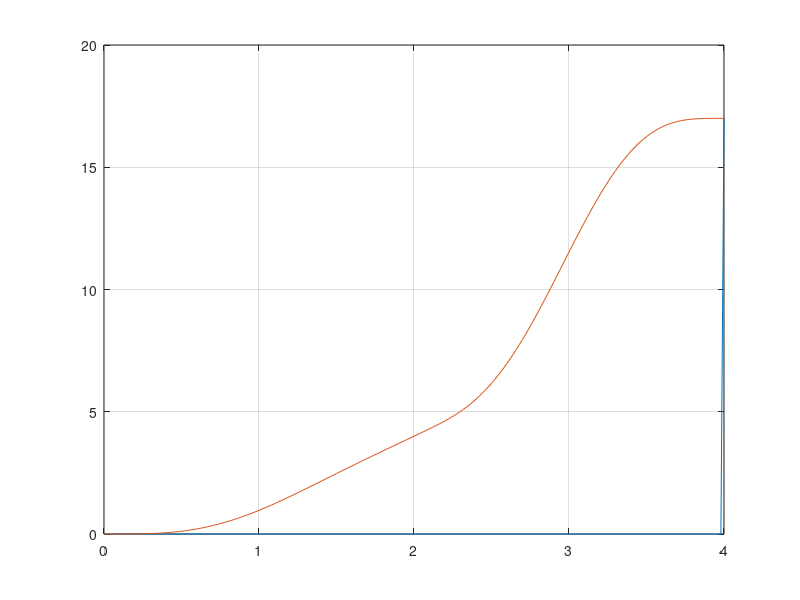

The MATLAB source for this figure:
clear all;

%% set parameters here
    t0 = 0;
    T = 2;   % segment duration
    kr = 4; % derivative order
    frame = 100;    % number of frames
    num_st = 4; % number of constrained states
    
    % derivative constraint
    % [x0;xt;vx0;vxt;ax0;axt;w0;wt];
%     segments0 = [0 4 0 0 0 0 0 0 
%                 4 11 0 0 0 0 0 0 
%                 11 17 0 0 0 0 0 0
%                 ];
            
    % [states_start states_end]
    segments0 = [0 0 0 0 4 3 0 0;
                  4 3 0 0 17 0 0 0];
            
    num_seg = size(segments0,1);
    dim = size(segments0,2)/(num_st*2);
    ts = t0:T:T*num_seg;

%%  matrix initial

    % induced params
    N = 2*kr -1;
    path = zeros(frame*num_seg+1,4);

    % Q
    Q0 = zeros(N+1,N+1);
    Ad0 = zeros((num_st*2)*num_seg*dim,(N+1)*num_seg);   % mellinger method
    Ad1 = zeros((num_st*2)*num_seg*dim,(N+1)*num_seg);    % unconstarined QP method
    f = zeros((N+1)*num_seg,1);
    poly0 = zeros(num_seg*(N+1),1);
    %poly = zeros(frame*num_seg+1,dim+1);

    for i=kr+1:N+1
        for j = kr+1:N+1
            Q0(i,j) = ((i-1)*(i-2)*(i-3)*(i-4)*(j-1)*(j-2)*(j-3)*(j-4)/(i+j-9))*T^(i+j-9);
        end
    end
    
    %% mellinger method
    Ad1 = Ad0;
    Q1 = kron(eye(num_seg),Q0);
    poly1 = poly0;
    segments1 = zeros(1,num_st*2*dim*num_seg);
    path1 = zeros(frame*num_seg+1,2);

    for is = 1:num_seg
        for k=0:3
            for i=k:N
                Ad1(1+k +(is-1)*2*kr,i+1+(is-1)*(N+1)) = (factorial(i)/factorial(i-k))*ts(is)^(i-k);    % start states
                Ad1(1+k +(is-0.5)*2*kr,i+1+(is-1)*(N+1)) = (factorial(i)/factorial(i-k))*ts(is+1)^(i-k);    % end states
            end
        end
                segments1(1,(N+1)*(is-1)+1:(N+1)*is) = segments0(is,1:end);  % just for x now

    end
    
%     for ip = 1:num_seg
%     end
    poly1 = quadprog(Q1,f,[],[],Ad1,segments1');
    
    
    for is = 1:num_seg
        for index=1+(is-1)*frame:frame+(is-1)*frame
            t = ts(is) +(index-1-(is-1)*frame)*T/frame;
            for i=0:N   % x path
                path1(index,1) = t;
                path1(index,2) = poly1(i+1+(is-1)* (N+1))*t^(i) + path1(index,2);  %x
            end
        end
    end
    path1(frame*num_seg+1,:) = [t+T/frame segments1(1,end-num_st+1)];
    
    
    %% unconstained method
    Q2 = Q1;
    Ad2 = Ad1;
    segments2 = segments1;
    path2 = zeros(frame*num_seg+1,2);
    
    % find d
    df = [0 0 0 0 11 0 0 0]';
    
    % selection matrix C
    Ct = zeros(num_seg*2*kr,(num_seg+1)*kr);
%     Ct(1,1) = 1;
%     Ct(13,2) = 1;
    Ct(1:4,1:4) = eye(4);
    Ct(5:8,9:12) = eye(4);
    Ct(9:12,9:12) = eye(4);
    Ct(13:16,5:8) =eye(4);
    
    % find R
    R = Ct.'*inv(Ad2).'*Q2*inv(Ad2)*Ct;
    R_pp = R(9:end,9:end);
    R_fp = R(1:8,9:end);

    % solver
    dp_star = -inv(R_pp)*R_fp'*df;
    dp = conj(dp_star);
    d_st = Ct *[df;dp];
    poly2 = inv(Ad2) * segments2';
    
    % calculate trajectory
    for is = 1:num_seg
        for index=1+(is-1)*frame:frame+(is-1)*frame
            t = ts(is) +(index-1-(is-1)*frame)*T/frame;
            for i=0:N   % x path
                path2(index,1) = t;
                path2(index,2) = poly2(i+1+(is-1)* (N+1))*t^(i) + path2(index,2);  %x
            end
        end
    end
    path2(frame*num_seg+1,:) = [t+T/frame segments1(1,end-num_st+1)];
    
    %% plot tools
    
    plot(path1(:,1),path1(:,2));
    hold on;
    plot(path2(:,1),path2(:,2));
    grid on;

    